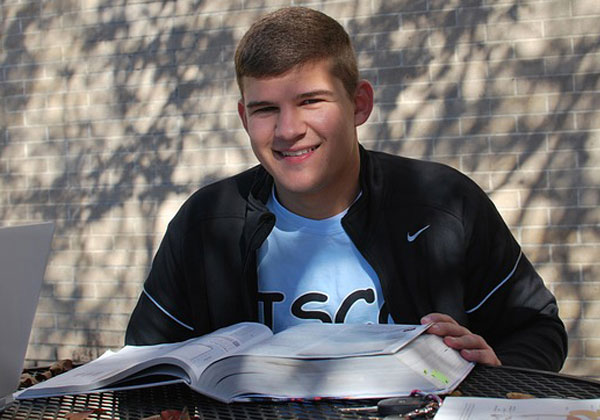
%> input picture g1.jpg, 600 x 420 px
$ octave dissolve.m   (GNU Octave 9; MATLAB toolbox functions it lacks are replaced by stand-ins)
%> lines starting %> are read from the running program, lines starting %| are printed output that depends on the picture
close all
iter = 10;
A = im2double(imread('g1.jpg'));
B = im2double(imread('g5.jpg'));
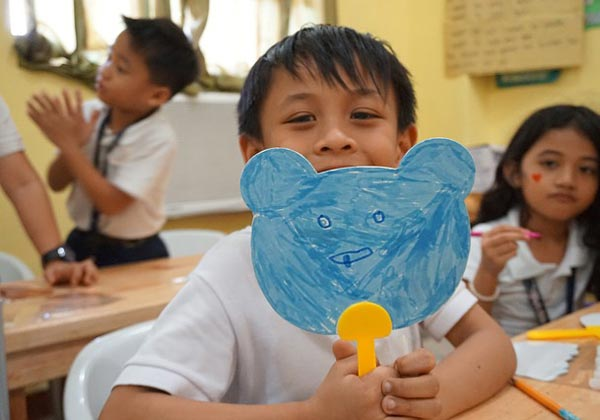
%> input picture g5.jpg, 600 x 420 px
A = imresize(A, [512 512]);
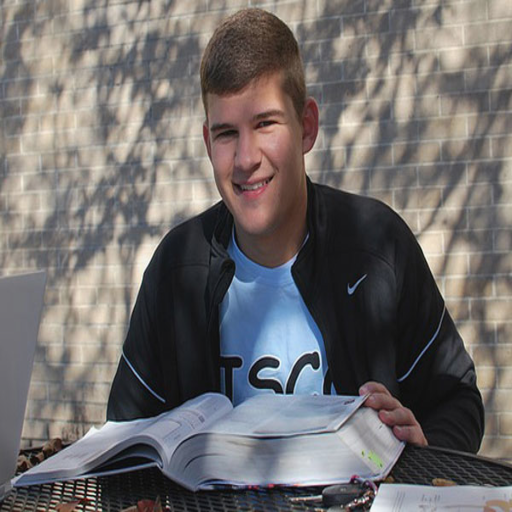
%> A: size 512x512x3 double; mean R, G, B 0.438, 0.422, 0.419; drawn with min black and max white
B = imresize(B,[512 512]);
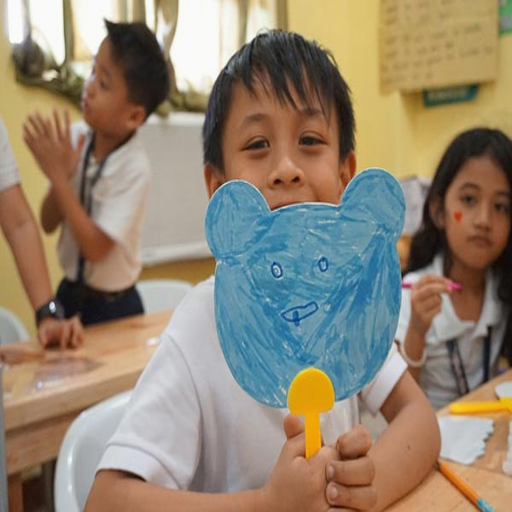
%> B: size 512x512x3 double; mean R, G, B 0.582, 0.526, 0.448; drawn with min black and max white
D = B - A;
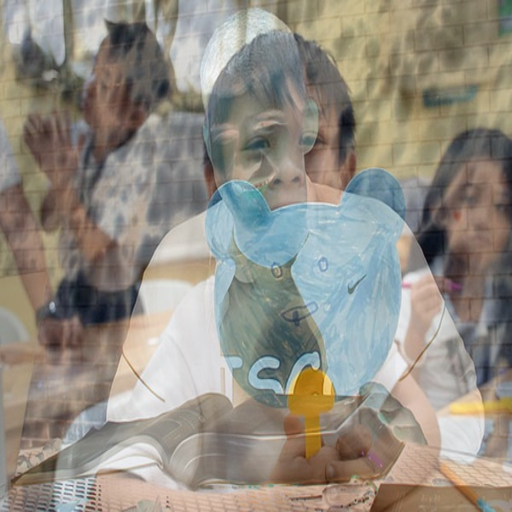
%> D: size 512x512x3 double; mean R, G, B 0.144, 0.104, 0.0291; drawn with min black and max white
D = D./iter;

for i=1:iter
   A = A + D;
   imshow(A);
%    pause(0.1);
end
%> this loop made 10 passes
%> pass 2, `A = A + D;`:
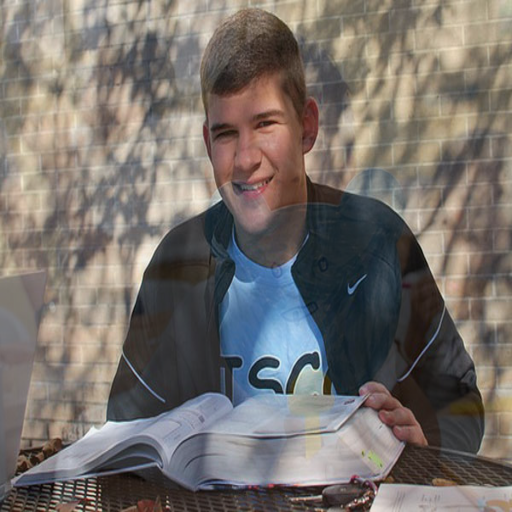
%> A: size 512x512x3 double; mean R, G, B 0.466, 0.443, 0.425
